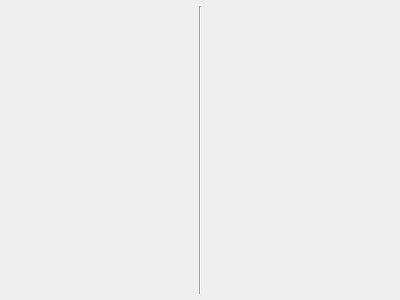
<?xml version="1.0" encoding="UTF-8"?>
<ui version="4.0">
 <class>ArmourSetView</class>
 <widget class="QWidget" name="ArmourSetView">
  <property name="geometry">
   <rect>
    <x>0</x>
    <y>0</y>
    <width>400</width>
    <height>300</height>
   </rect>
  </property>
  <property name="windowTitle">
   <string>Form</string>
  </property>
  <layout class="QHBoxLayout" name="horizontalLayout">
   <property name="leftMargin">
    <number>6</number>
   </property>
   <property name="topMargin">
    <number>6</number>
   </property>
   <property name="rightMargin">
    <number>6</number>
   </property>
   <property name="bottomMargin">
    <number>6</number>
   </property>
   <item>
    <widget class="QWidget" name="widgetGears" native="true">
     <layout class="QVBoxLayout" name="verticalLayoutGearParts"/>
    </widget>
   </item>
   <item>
    <widget class="Line" name="line">
     <property name="orientation">
      <enum>Qt::Vertical</enum>
     </property>
    </widget>
   </item>
   <item>
    <widget class="QWidget" name="widgetSkills" native="true">
     <property name="sizePolicy">
      <sizepolicy hsizetype="Preferred" vsizetype="Preferred">
       <horstretch>0</horstretch>
       <verstretch>0</verstretch>
      </sizepolicy>
     </property>
     <layout class="QVBoxLayout" name="verticalLayoutSkills"/>
    </widget>
   </item>
  </layout>
 </widget>
 <resources/>
 <connections/>
</ui>
